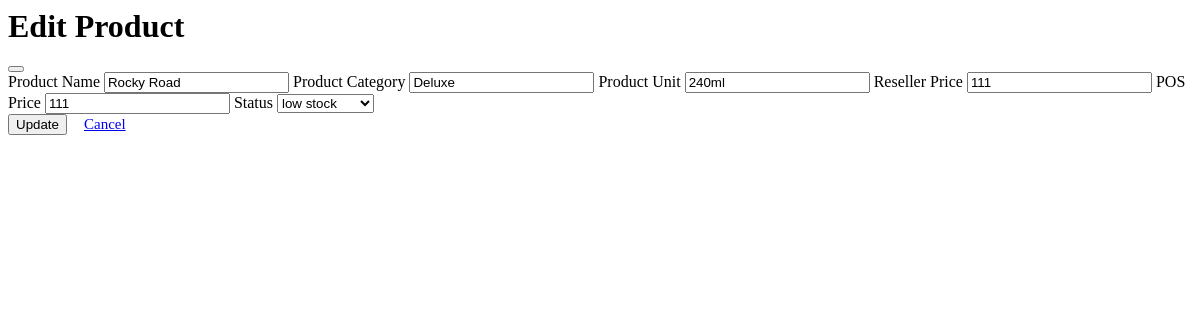
The page /user-site/edit-product/11/ on the database as committed earlier.
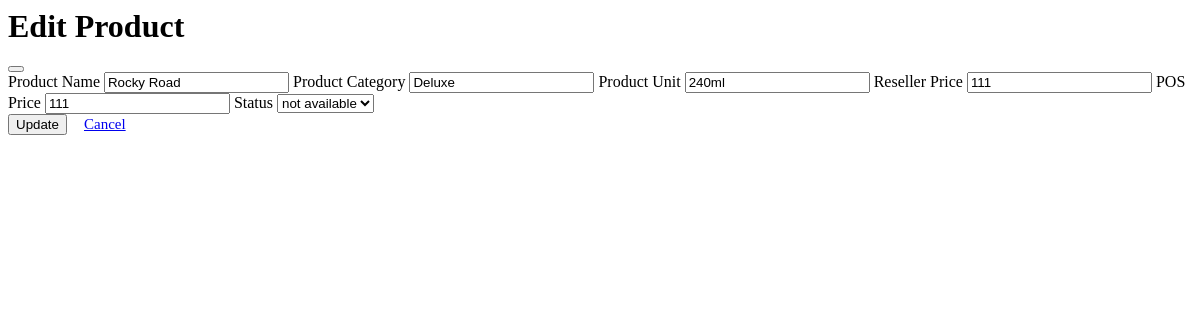
The same page on the database as committed later.
### admin_site/models.py (models this page shows, shortened)
class Product(models.Model):
    STATUS = (("available","available"),("not available","not available"),("low stock","low stock"))
    product_code =  models.CharField(unique=True, max_length=200, verbose_name='Product Code')
    product_name=  models.CharField(max_length=200, null=True, verbose_name='Product Name')
    product_flavor =  models.CharField(max_length=200,null=True, verbose_name='Product Flavor')
    product_category =  models.CharField(max_length=200, verbose_name='Category')
    product_unit =  models.CharField(max_length=200, verbose_name='Unit')
    product_ResellerPrice =   models.BigIntegerField(null=True, verbose_name='Reseller Price')
    product_price =   models.BigIntegerField(null=True, verbose_name='Pos Price')
    product_stock =  models.BigIntegerField(null=True, verbose_name='Available Stock')
    product_status =  models.CharField(max_length=200, choices=STATUS, verbose_name='Status')

### admin_site/views.py (the view)
# urls.py: path('edit-product/<int:productid>/', views.edit_product, name='edit_product'),
def edit_product(request, productid):
    product = Product.objects.get(pk = productid)
    context = {
        'list_product':product
    }
    return render(request, 'admin_site/edit/edit_product.html',context)

### templates/admin_site/edit/edit_product.html (shortened to what this page needs)
<div class="modal-header border-0">
    <h1 class="modal-title" id="exampleModalLabel">Edit Product</h1>
    <button type="button" class="ri-close-fill" data-bs-dismiss="modal" aria-label="Close"></button>
</div>
<form action="{% url 'admin_site:update_product' list_product.id  %}" method="POST">
    <div class="modal-body pt-2 mt-0">
        <label for="Product Name">Product Name</label>
        <input type="text" placeholder="Update Product Name" name="product_name" class="form-control" value="{{ list_product.product_name }}">
        <label for="Product Category">Product Category</label>
        <input type="text" placeholder="Update Product Category" name="product_category" class="form-control" value="{{ list_product.product_category }}">
        <label for="Product Unit">Product Unit</label>
        <input type="text" placeholder="Update Product Unit" name="product_unit" class="form-control" value="{{ list_product.product_unit }}">
        <label for="Product Unit">Reseller Price</label>
        <input type="number" placeholder="Update Reseller Price" name="reseller_price" class="form-control" value="{{ list_product.product_ResellerPrice}}">
        <label for="Product Unit">POS Price</label>
        <input type="number" placeholder="Update Pos Price" name="pos_price" class="form-control" value="{{ list_product.product_price }}">
        <label for="status">Status</label>
        <select name="status" class="form-select form-control" id="gender" required >
            <option value="low stock"{% if list_product.product_status == 'low stock' %}selected{% endif %}>low stock</option>
            <option value="not available"{% if list_product.product_status == 'not available' %}selected{% endif %}>not available</option>
        </select>
    </div>
    <div class="modal-footer border-0">
        <button type="submit" id="submit" name="submit" class="btn btn-primary me-2"><span class="align-middle pe-1">Update</span></button>
        <a href="{% url 'admin_site:list_product' %}" type="submit" id="close-modal" class="btn btn-secondary" data-bs-dismiss="modal" style="font-size: 15px; padding: 5px 13px;"><span class="align-middle pe-1">Cancel</span></a>
    </div>
</form>

Rows that differ between the two databases and show on the page:
changed Product "Rocky Road": status "low stock" → "not available"
